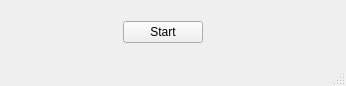
<?xml version="1.0" encoding="UTF-8"?>
<ui version="4.0">
 <class>MainWindow</class>
 <widget class="QMainWindow" name="MainWindow">
  <property name="geometry">
   <rect>
    <x>0</x>
    <y>0</y>
    <width>346</width>
    <height>86</height>
   </rect>
  </property>
  <property name="windowTitle">
   <string>USB Timer Test</string>
  </property>
  <widget class="QWidget" name="centralwidget">
   <layout class="QVBoxLayout" name="verticalLayout">
    <item>
     <spacer name="verticalSpacer_2">
      <property name="orientation">
       <enum>Qt::Vertical</enum>
      </property>
      <property name="sizeHint" stdset="0">
       <size>
        <width>20</width>
        <height>40</height>
       </size>
      </property>
     </spacer>
    </item>
    <item>
     <widget class="QWidget" name="widget" native="true">
      <layout class="QHBoxLayout" name="horizontalLayout">
       <item>
        <spacer name="horizontalSpacer_2">
         <property name="orientation">
          <enum>Qt::Horizontal</enum>
         </property>
         <property name="sizeHint" stdset="0">
          <size>
           <width>40</width>
           <height>20</height>
          </size>
         </property>
        </spacer>
       </item>
       <item>
        <widget class="QPushButton" name="startStopPushButton">
         <property name="text">
          <string>Start</string>
         </property>
        </widget>
       </item>
       <item>
        <spacer name="horizontalSpacer">
         <property name="orientation">
          <enum>Qt::Horizontal</enum>
         </property>
         <property name="sizeHint" stdset="0">
          <size>
           <width>125</width>
           <height>20</height>
          </size>
         </property>
        </spacer>
       </item>
      </layout>
     </widget>
    </item>
    <item>
     <spacer name="verticalSpacer">
      <property name="orientation">
       <enum>Qt::Vertical</enum>
      </property>
      <property name="sizeHint" stdset="0">
       <size>
        <width>20</width>
        <height>40</height>
       </size>
      </property>
     </spacer>
    </item>
   </layout>
  </widget>
  <widget class="QMenuBar" name="menubar">
   <property name="geometry">
    <rect>
     <x>0</x>
     <y>0</y>
     <width>346</width>
     <height>20</height>
    </rect>
   </property>
  </widget>
  <widget class="QStatusBar" name="statusbar"/>
 </widget>
 <resources/>
 <connections/>
</ui>
